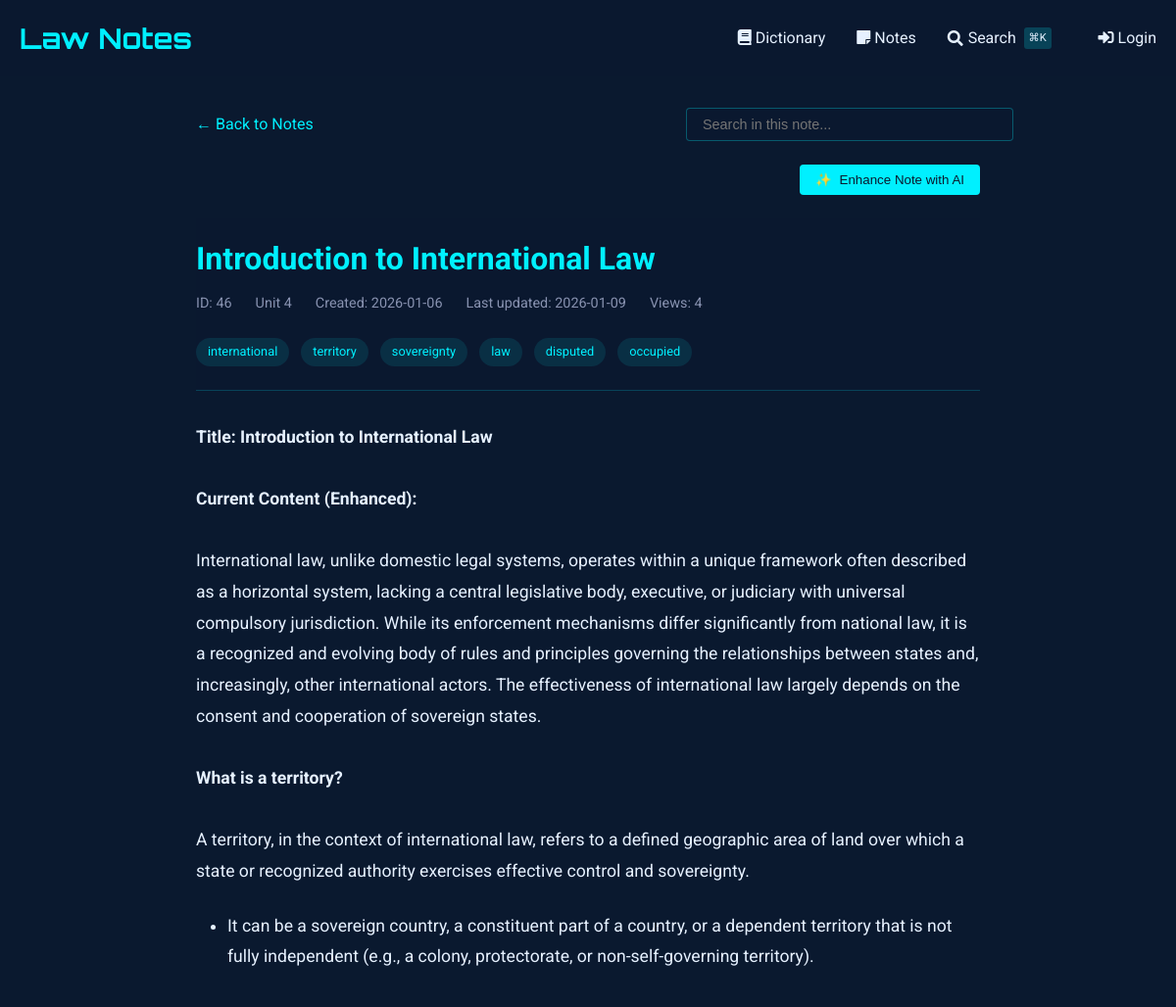
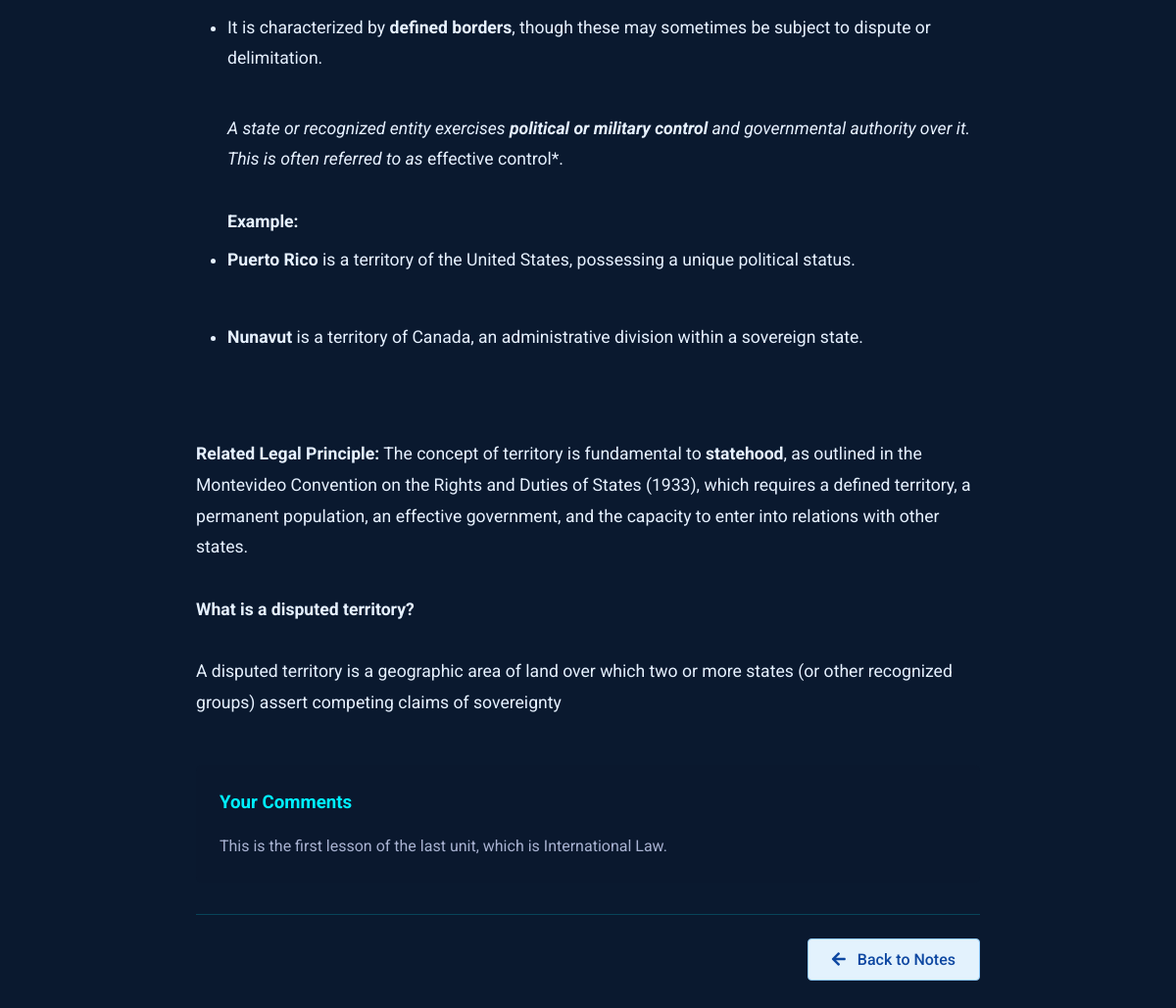
/notes/view/46, run on the app's committed database (2 pictures, top to bottom).
### tables this page shows
CREATE TABLE notes (
    id INTEGER PRIMARY KEY AUTOINCREMENT,
    title TEXT NOT NULL,                -- short title for the note
    content TEXT NOT NULL,              -- the full note text
    unit_number INTEGER,                -- optional: to group with course units
    tags TEXT,                          -- comma-separated or JSON for filtering/search
    related_entries TEXT,               -- store glossary ids (e.g., "1,4,5") for cross-linking
    created_at TIMESTAMP DEFAULT CURRENT_TIMESTAMP,
    last_updated TIMESTAMP DEFAULT CURRENT_TIMESTAMP,
    views INTEGER DEFAULT 0,            -- track popularity
    is_favorite BOOLEAN DEFAULT 0,      -- quick flag for starred notes
    comments TEXT                       -- optional: your own thoughts or annotations
, has_worksheet BOOLEAN DEFAULT 0);

### notes_routes.py (the view, shortened to what this page needs)
@notes_bp.route('/view/<int:note_id>')
def view_note(note_id):
    db = SQL("sqlite:///notes.db")
    note = db.execute("""
        SELECT *,
               strftime('%Y-%m-%d', created_at) as created_date,
               strftime('%Y-%m-%d', last_updated) as last_updated
        FROM notes
        WHERE id = :id
    """, id=note_id)
    if not note:
        abort(404)
    note = note[0]
    db.execute("""
        UPDATE notes
        SET views = COALESCE(views, 0) + 1
        WHERE id = :id
    """, id=note_id)
    content = note['content']
    content = re.sub(r'^# (.*?)$', r'<h1>\1</h1>', content, flags=re.MULTILINE)
    content = re.sub(r'^## (.*?)$', r'<h2>\1</h2>', content, flags=re.MULTILINE)
    content = re.sub(r'^### (.*?)$', r'<h3>\1</h3>', content, flags=re.MULTILINE)
    content = re.sub(r'\*\*(.*?)\*\*', r'<strong>\1</strong>', content)
    content = re.sub(r'\*(.*?)\*', r'<em>\1</em>', content)
    content = re.sub(r'^\s*[-*] (.*?)$', r'<li>\1</li>', content, flags=re.MULTILINE)
    content = re.sub(r'(<li>.*</li>)', r'<ul>\1</ul>', content, flags=re.DOTALL)
    content = re.sub(r'^> (.*?)$', r'<blockquote>\1</blockquote>', content, flags=re.MULTILINE)
    content = content.replace('\n', '<br>')
    content = re.sub(
        r'<aside>\s*💡\s*(.*?)\s*</aside>',
        r'<div class="callout"><div class="callout-emoji">💡</div><div class="callout-content">\1</div></div>',
        content,
        flags=re.DOTALL
    )
    sections = re.split(r'(<h[1-3]>.*?</h[1-3]>)', content)
    processed_sections = []
    for i, section in enumerate(sections):
        if section.startswith('<h'):
            processed_sections.append(section)
        elif section.strip():
            if not any(tag in section for tag in ['<p>', '<ul>', '<ol>', '<blockquote>', '<div class="callout">']):
                section = f'<p>{section}</p>'
            processed_sections.append(section)
    processed_content = '\n'.join(processed_sections)
    related_entries = []
    worksheet_images = []
    if note.get('has_worksheet'):
        worksheet_images = get_worksheet_images(note_id)
    return render_template('notes/view.html',
                         note=note,
                         content=processed_content,
                         related_entries=related_entries,
                         worksheet_images=worksheet_images)

### sql.py (called while the page is built, shortened)
def _enable_logging(f):
    import logging
    import functools
    import os
    @functools.wraps(f)
    def decorator(*args, **kwargs):
        try:
            import flask
        except ModuleNotFoundError:
            return f(*args, **kwargs)
        disabled = logging.getLogger("cs50").disabled
        if flask.current_app and os.getenv("FLASK_ENV") == "development":
            logging.getLogger("cs50").disabled = False
        try:
            return f(*args, **kwargs)
        finally:
            logging.getLogger("cs50").disabled = disabled
    return decorator

def _parse_placeholder(token):
    import re
    import sqlparse
    if (
        not isinstance(token, sqlparse.sql.Token)
        or token.ttype != sqlparse.tokens.Name.Placeholder
    ):
        raise TypeError()
    if token.value == "?":
        return "qmark", None
    matches = re.search(r"^:([1-9]\d*)$", token.value)
    if matches:
        return "numeric", int(matches.group(1)) - 1
    matches = re.search(r"^:([a-zA-Z]\w*)$", token.value)
    if matches:
        return "named", matches.group(1)

    def __del__(self):
        self._disconnect()

    def _disconnect(self):
        if hasattr(_data, self._name()):
            getattr(_data, self._name()).close()
            delattr(_data, self._name())

    def _name(self):
        return str(hash(self))

        def connect(dbapi_connection, connection_record):
            try:
                if isinstance(
                    dbapi_connection, sqlite3.Connection
                ):  # If back end is sqlite
                    cursor = dbapi_connection.cursor()
                    cursor.execute("PRAGMA foreign_keys=ON")
                    cursor.close()
            except:
                pass

### templates/notes/view.html (shortened to what this page needs)
{% extends "notes/base.html" %}
{% block content %}
<div class="container" style="max-width: 800px; margin: 0 auto;">
    <div style="margin-bottom: 1.5rem; display: flex; justify-content: space-between; align-items: center; flex-wrap: wrap; gap: 1rem;">
        <a href="{{ url_for('notes.index') }}" style="color: var(--primary); text-decoration: none; display: inline-flex; align-items: center;">
            ← Back to Notes
        </a>
        <div class="search-container" style="position: relative; max-width: 300px; width: 100%;">
            <input type="text" id="noteSearch" placeholder="Search in this note..."
                   style="width: 100%; padding: 0.5rem 1rem; background: rgba(10, 25, 47, 0.7);
                          border: 1px solid rgba(0, 240, 255, 0.3); border-radius: 4px;
                          color: #e6f1ff; font-size: 0.9rem;">
        </div>
    </div>
    <div id="enhanceControls" style="margin-bottom: 1.5rem; display: flex; justify-content: flex-end; gap: 1rem;">
        <button id="enhanceNoteBtn" class="btn btn-primary" style="background: var(--primary); color: #0a192f; border: none; padding: 0.5rem 1rem; border-radius: 4px; cursor: pointer; font-weight: 500; display: flex; align-items: center; gap: 0.5rem;">
            <span id="enhanceIcon">✨</span> Enhance Note with AI
        </button>
    </div>
    <article class="note">
        <header class="note-header">
            <h1 class="note-title">
                {{ note.title }}
            </h1>
            <div class="note-meta">
                <span>ID: {{ note.id }}</span>
                {% if note.unit_number %}
                <span>Unit {{ note.unit_number }}</span>
                {% endif %}
                <span>Created: {{ note.created_date }}</span>
                <span>Last updated: {{ note.last_updated }}</span>
                <span>Views: {{ note.views or 0 }}</span>
            </div>
            {% if note.tags %}
            <div class="note-tags" style="margin-top: 1rem;">
                {% for tag in note.tags.split(',') %}
                    <span class="tag">{{ tag.strip() }}</span>
                {% endfor %}
            </div>
            {% endif %}
        </header>
        <div class="note-content">
            {{ content|safe }}
        </div>
        {% if note.comments %}
        <div class="note-comments" style="margin-top: 3rem; padding: 1.5rem; background: rgba(10, 25, 47, 0.5); border-radius: 6px;">
            <h3 style="color: var(--primary); margin-top: 0; margin-bottom: 1rem;">Your Comments</h3>
            <p style="margin: 0; color: #a8b2d1;">{{ note.comments|replace('\n', '<br>')|safe }}</p>
        </div>
        {% endif %}
        {% if session.get("name") %}
        <div class="actions">
            <a href="{{ url_for('notes.edit_note', note_id=note.id) }}" class="btn" style="margin-right: 0.5rem;">
                <i class="fas fa-edit"></i> Edit
            </a>
            <button type="button" class="btn" data-bs-toggle="modal" data-bs-target="#duplicateModal" style="margin-right: 0.5rem;">
                <i class="fas fa-copy"></i> Duplicate to Unit
            </button>
            <button type="button" class="btn btn-danger" data-bs-toggle="modal" data-bs-target="#deleteModal" style="margin-right: 0.5rem;">
                <i class="fas fa-trash"></i> Delete
            </button>
            <a href="{{ url_for('notes.index') }}" class="btn" style="background: #e3f2fd; border: 1px solid #90caf9; color: #0d47a1; padding: 0.5rem 1.5rem; font-weight: 500; transition: all 0.2s ease-in-out;">
                <i class="fas fa-arrow-left" style="margin-right: 0.5rem;"></i> Back to Notes
            </a>
        </div>
        {% else %}
        <div class="actions" style="justify-content: flex-end;">
            <a href="{{ url_for('notes.index') }}" class="btn" style="background: #e3f2fd; border: 1px solid #90caf9; color: #0d47a1; padding: 0.5rem 1.5rem; font-weight: 500; transition: all 0.2s ease-in-out;">
                <i class="fas fa-arrow-left" style="margin-right: 0.5rem;"></i> Back to Notes
            </a>
        </div>
        {% endif %}
    </article>
</div>
{% endblock %}

### templates/dictionary/base.html (style rules this page uses)
:root { --primary: #00f0ff; --bg-dark: #0a192f; --text: #e6f1ff; --success: #2ecc71; --error: #e74c3c; }
body { font-family: 'Roboto', sans-serif; background-color: var(--bg-dark); color: var(--text); line-height: 1.6; margin: 0; padding: 0; }
.container { max-width: 1200px; margin: 0 auto; padding: 0 20px; }
header { background: rgba(10, 25, 47, 0.9); padding: 1rem 0; }
.btn { display: inline-block; padding: 0.6rem 1.5rem; background: var(--primary); color: #000; border: none; border-radius: 4px; cursor: pointer; text-decoration: none; font-weight: 500; transition: all 0.3s; }

### templates/notes/view.html (style rules this page uses)
.note-header { margin-bottom: 2rem; padding-bottom: 1rem; border-bottom: 1px solid rgba(0, 240, 255, 0.2); }
.note-title { color: var(--primary); margin: 0 0 0.5rem 0; font-size: 2rem; font-weight: 700; }
.note-meta { display: flex; gap: 1.5rem; color: #8892b0; font-size: 0.9rem; margin-bottom: 1.5rem; }
.note-content { font-size: 1.1rem; line-height: 1.8; color: #e6f1ff; }
.note-content ul, .note-content ol { margin: 1.5rem 0; padding-left: 2rem; }
.note-content li { margin: 0.5rem 0; }
.tag { display: inline-block; background: rgba(0, 240, 255, 0.1); color: var(--primary); padding: 0.25rem 0.75rem; border-radius: 20px; font-size: 0.8rem; margin-right: 0.5rem; margin-bottom: 0.5rem; }
.actions { display: flex; gap: 1rem; margin-top: 2rem; padding-top: 1.5rem; border-top: 1px solid rgba(0, 240, 255, 0.2); }

### data on the page
notes: title "Introduction to International Law", id "46", unit_number "4", views "4", comments "This is the first lesson of the last unit, which is International Law."

### other printed values
{{ note.created_date }} "2026-01-06"
{{ note.last_updated }} "2026-01-09"
{{ tag.strip() }} "international" "territory" "sovereignty" "law" "disputed" "occupied"
